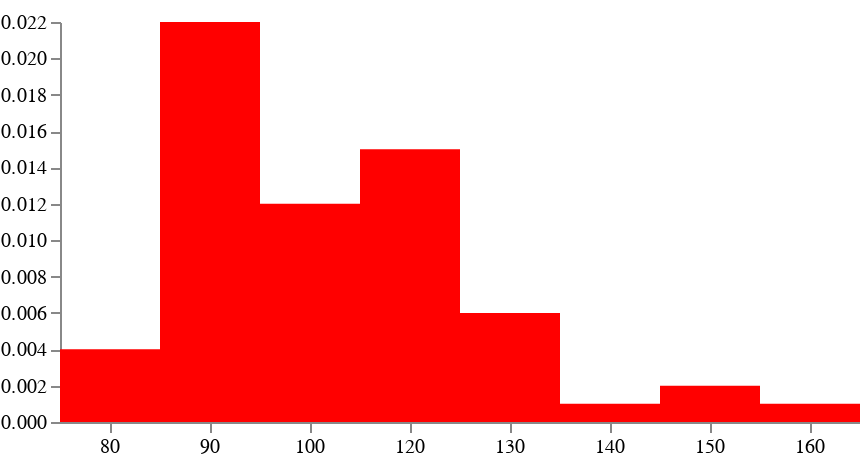

Write a Vega-Lite specification for this figure.
### Vega specification from a JSON file in a GitHub repository (floating-point values rounded to 4 significant figures)
{"$schema": "https://vega.github.io/schema/vega/v5.json", "width": 400, "height": 200, "padding": 0, "data": [{"name": "table", "values": [{"PTS": "80", "denisty": 0.004}, {"PTS": "90", "denisty": 0.022}, {"PTS": "100", "denisty": 0.012}, {"PTS": "120", "denisty": 0.015}, {"PTS": "130", "denisty": 0.006}, {"PTS": "140", "denisty": 0.001}, {"PTS": "150", "denisty": 0.002}, {"PTS": "160", "denisty": 0.001}]}], "signals": [{"name": "tooltip", "value": {}, "on": [{"events": "rect:mouseover", "update": "datum"}, {"events": "rect:mouseout", "update": "{}"}]}], "scales": [{"name": "xscale", "type": "band", "domain": {"data": "table", "field": "PTS"}, "range": "width", "padding": 0, "round": true}, {"name": "yscale", "domain": {"data": "table", "field": "denisty"}, "nice": true, "range": "height"}], "axes": [{"orient": "bottom", "scale": "xscale"}, {"orient": "left", "scale": "yscale"}], "marks": [{"type": "rect", "from": {"data": "table"}, "encode": {"enter": {"x": {"scale": "xscale", "field": "PTS"}, "width": {"scale": "xscale", "band": 1}, "y": {"scale": "yscale", "field": "denisty"}, "y2": {"scale": "yscale", "value": 0}}, "update": {"fill": {"value": "red"}}, "hover": {"fill": {"value": "red"}}}}, {"type": "text", "encode": {"enter": {"align": {"value": "center"}, "baseline": {"value": "bottom"}, "fill": {"value": "#333"}}, "update": {"x": {"scale": "xscale", "signal": "tooltip.PTS", "band": 0.5}, "y": {"scale": "yscale", "signal": "tooltip.denisty", "offset": -2}, "text": {"signal": "tooltip.denisty"}, "fillOpacity": [{"test": "isNaN(tooltip.denisty)", "value": 0}, {"value": 1}]}}}], "config": {}}
